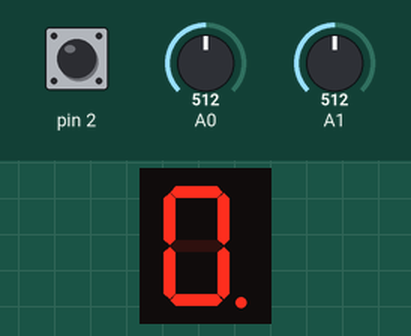
Bench run of a sketch on a simulated Arduino Uno, built with avr-gcc and run on an emulated ATmega328P. On the bench: 1-digit seven-segment display. Wiring (inferred from the names in the program): 1-digit 7-segment display, segments lit when LOW: segments pin 7, pin 8, pin 4, pin 5, pin 10, pin 3, pin 9, pin 6. The test bench sets the inputs (shaded band); at power-on: A0 = 512, A1 = 512, pin 2 HIGH. The segment pins are drawn as the display they are named for.

Above: at 1.25 s.
1.3 s: A0 set to 306
At 2.2 s:
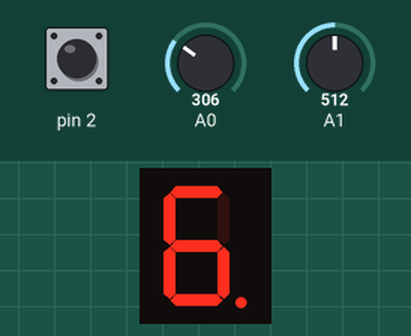
2.8 s: A1 set to 716
At 3.0 s:
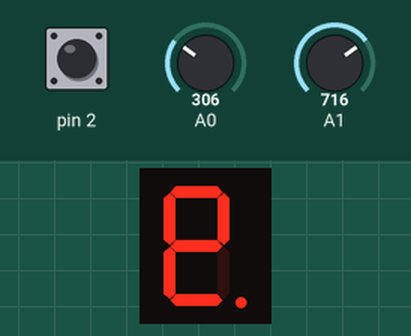
Timing chart, 0 to 5.8 s (numbered marks = the images above; inputs shaded):
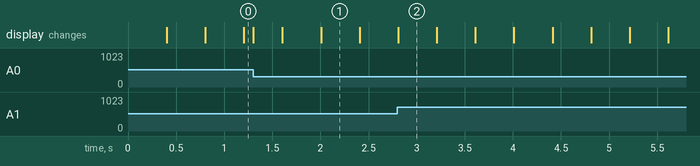

Measured:
- after the input at 1.3 s, the display: changes at once (image 1)
- after the input at 2.8 s, the display: changes at once (image 2)
- what the display in image 1 shows lasts 0.4 s, from 2.0 s to 2.4 s

The sketch:

7seg_int.ino
```cpp
enum Segments
{
  A = 0, B, C, D, E, F, G, DP, SEG_SIZE
};

int transition[SEG_SIZE][4] =
{
  { A, G, F, B },
  { A, G, F, B },
  { G, D, E, DP },
  { G, D, E, C },
  { G, D, E, C },
  { A, G, F, B },
  { A, D, G, G },
  { DP, DP, C, DP }
};

void handlePress();

struct Joystick
{
  int vrx;
  int vry;
  int sw;

  int x;
  int y;
  bool btn;

  Joystick(int _vrx, int _vry, int _sw): vrx(_vrx), vry(_vry), sw(_sw) {}

  init()
  {
    pinMode(vrx, INPUT);
    pinMode(vry, INPUT);
    pinMode(sw, INPUT_PULLUP);

    x = analogRead(vrx);
    y = analogRead(vry);
    btn = false;

    attachInterrupt(digitalPinToInterrupt(sw), handlePress, CHANGE);
  }
};

int pins[SEG_SIZE] = { 6, 7, 8, 4, 5, 10, 3, 9 };

Joystick joystick(A0, A1, 2);
unsigned long lastPress = 0;
unsigned long debounceTime = 200000;
unsigned long timeToReset = 2000000;
int midPoint = 512;
int safeZone = 200;

bool blinkState = false;
int blinkDelay = 400;
unsigned long lastBlink = 0;

unsigned char state;
int pos;

void reset()
{
  state = 0;
  pos = DP;
}

void move()
{
  int new_x = analogRead(joystick.vrx);
  int new_y = analogRead(joystick.vry);

  if(abs(midPoint - joystick.x) < safeZone)
  {
    if(new_x < midPoint - safeZone)
      pos = transition[pos][2];
    else if(new_x > midPoint + safeZone)
      pos = transition[pos][3];
  }

  if(abs(midPoint - joystick.y) < safeZone)
  {
    if(new_y < midPoint - safeZone)
      pos = transition[pos][0];
    else if(new_y > midPoint + safeZone)
      pos = transition[pos][1];
  }

  joystick.x = new_x;
  joystick.y = new_y;
}

void handlePress()
{
  if(micros() - lastPress > debounceTime)
  {
    if(digitalRead(joystick.sw) == LOW)
      joystick.btn = true;

    lastPress = micros();
  }
}

void press()
{
  if(joystick.btn)
  {
    state ^= 1 << pos;
    joystick.btn = false;
  }

  if((micros() - lastPress > timeToReset) && digitalRead(joystick.sw) == LOW)
    reset();
}

void blink()
{
  if(millis() - lastBlink > blinkDelay)
  {
    lastBlink = millis();
    blinkState = !blinkState;
  }
}

void draw()
{
  for(int i = 0; i < SEG_SIZE; i++)
    digitalWrite(pins[i], (i == pos) ? blinkState : ((state >> i) & 1));
}

void setup()
{
  for(int i = 0; i < SEG_SIZE; i++)
    pinMode(pins[i], OUTPUT);

  joystick.init();

  reset();
}

void loop()
{
  move();
  press();
  blink();
  draw();
}
```
